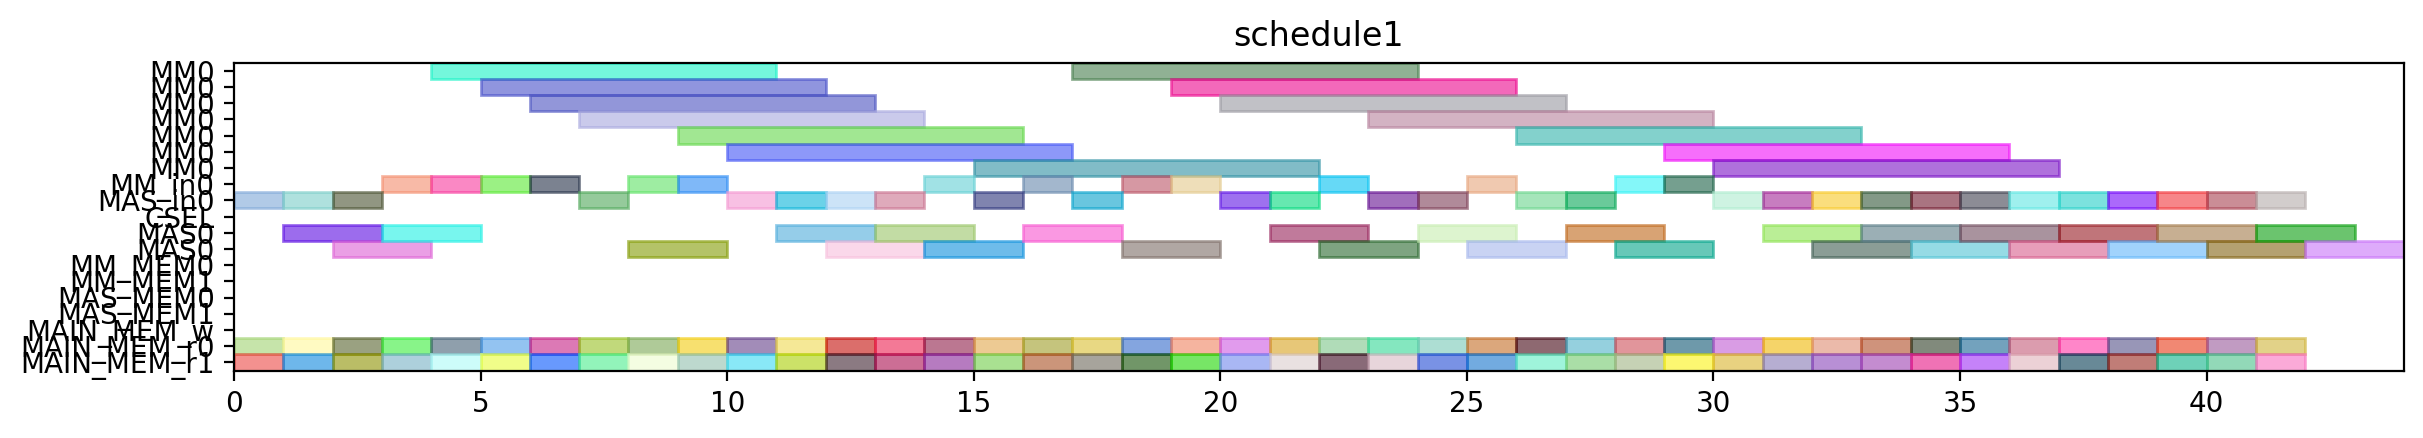

Python code for this plot:
from pyschedule import Scenario, solvers, plotters, alt


def solve():
	horizon = 157
	S = Scenario("schedule1", horizon=horizon)

	# resource
	MM = S.Resources('MM', num=1, size=7)
	MM_in = S.Resources('MM_in', num=1)
	MAS_in = S.Resources('MAS_in', num=1)
	CSEL = S.Resource('CSEL')
	MAS = S.Resources('MAS', num=1, size=2, periods=range(1, horizon))
	MM_MEM = S.Resources('MM_MEM', num=2)
	MAS_MEM = S.Resources('MAS_MEM', num=2)
	MAIN_MEM_w = S.Resource('MAIN_MEM_w', size=1)
	MAIN_MEM_r = S.Resources('MAIN_MEM_r', num=2)

	# result of previous scheduling
	t4_t50_in = S.Task('t4_t50_in', length=1, delay_cost=1)
	S += t4_t50_in >= 0
	t4_t50_in += MAS_in[0]

	t4_t50_mem0 = S.Task('t4_t50_mem0', length=1, delay_cost=1)
	S += t4_t50_mem0 >= 0
	t4_t50_mem0 += MAIN_MEM_r[0]

	t4_t50_mem1 = S.Task('t4_t50_mem1', length=1, delay_cost=1)
	S += t4_t50_mem1 >= 0
	t4_t50_mem1 += MAIN_MEM_r[1]

	t1_t2_in = S.Task('t1_t2_in', length=1, delay_cost=1)
	S += t1_t2_in >= 1
	t1_t2_in += MAS_in[0]

	t1_t2_mem0 = S.Task('t1_t2_mem0', length=1, delay_cost=1)
	S += t1_t2_mem0 >= 1
	t1_t2_mem0 += MAIN_MEM_r[0]

	t1_t2_mem1 = S.Task('t1_t2_mem1', length=1, delay_cost=1)
	S += t1_t2_mem1 >= 1
	t1_t2_mem1 += MAIN_MEM_r[1]

	t4_t50 = S.Task('t4_t50', length=2, delay_cost=1)
	S += t4_t50 >= 1
	t4_t50 += MAS[0]

	t1_t2 = S.Task('t1_t2', length=2, delay_cost=1)
	S += t1_t2 >= 2
	t1_t2 += MAS[0]

	t4_t2_t2_in = S.Task('t4_t2_t2_in', length=1, delay_cost=1)
	S += t4_t2_t2_in >= 2
	t4_t2_t2_in += MAS_in[0]

	t4_t2_t2_mem0 = S.Task('t4_t2_t2_mem0', length=1, delay_cost=1)
	S += t4_t2_t2_mem0 >= 2
	t4_t2_t2_mem0 += MAIN_MEM_r[0]

	t4_t2_t2_mem1 = S.Task('t4_t2_t2_mem1', length=1, delay_cost=1)
	S += t4_t2_t2_mem1 >= 2
	t4_t2_t2_mem1 += MAIN_MEM_r[1]

	t4_t0_t1_in = S.Task('t4_t0_t1_in', length=1, delay_cost=1)
	S += t4_t0_t1_in >= 3
	t4_t0_t1_in += MM_in[0]

	t4_t0_t1_mem0 = S.Task('t4_t0_t1_mem0', length=1, delay_cost=1)
	S += t4_t0_t1_mem0 >= 3
	t4_t0_t1_mem0 += MAIN_MEM_r[0]

	t4_t0_t1_mem1 = S.Task('t4_t0_t1_mem1', length=1, delay_cost=1)
	S += t4_t0_t1_mem1 >= 3
	t4_t0_t1_mem1 += MAIN_MEM_r[1]

	t4_t2_t2 = S.Task('t4_t2_t2', length=2, delay_cost=1)
	S += t4_t2_t2 >= 3
	t4_t2_t2 += MAS[0]

	t4_t0_t1 = S.Task('t4_t0_t1', length=7, delay_cost=1)
	S += t4_t0_t1 >= 4
	t4_t0_t1 += MM[0]

	t4_t2_t0_in = S.Task('t4_t2_t0_in', length=1, delay_cost=1)
	S += t4_t2_t0_in >= 4
	t4_t2_t0_in += MM_in[0]

	t4_t2_t0_mem0 = S.Task('t4_t2_t0_mem0', length=1, delay_cost=1)
	S += t4_t2_t0_mem0 >= 4
	t4_t2_t0_mem0 += MAIN_MEM_r[0]

	t4_t2_t0_mem1 = S.Task('t4_t2_t0_mem1', length=1, delay_cost=1)
	S += t4_t2_t0_mem1 >= 4
	t4_t2_t0_mem1 += MAIN_MEM_r[1]

	t2_t1_in = S.Task('t2_t1_in', length=1, delay_cost=1)
	S += t2_t1_in >= 5
	t2_t1_in += MM_in[0]

	t2_t1_mem0 = S.Task('t2_t1_mem0', length=1, delay_cost=1)
	S += t2_t1_mem0 >= 5
	t2_t1_mem0 += MAIN_MEM_r[0]

	t2_t1_mem1 = S.Task('t2_t1_mem1', length=1, delay_cost=1)
	S += t2_t1_mem1 >= 5
	t2_t1_mem1 += MAIN_MEM_r[1]

	t4_t2_t0 = S.Task('t4_t2_t0', length=7, delay_cost=1)
	S += t4_t2_t0 >= 5
	t4_t2_t0 += MM[0]

	t1_t0_in = S.Task('t1_t0_in', length=1, delay_cost=1)
	S += t1_t0_in >= 6
	t1_t0_in += MM_in[0]

	t1_t0_mem0 = S.Task('t1_t0_mem0', length=1, delay_cost=1)
	S += t1_t0_mem0 >= 6
	t1_t0_mem0 += MAIN_MEM_r[0]

	t1_t0_mem1 = S.Task('t1_t0_mem1', length=1, delay_cost=1)
	S += t1_t0_mem1 >= 6
	t1_t0_mem1 += MAIN_MEM_r[1]

	t2_t1 = S.Task('t2_t1', length=7, delay_cost=1)
	S += t2_t1 >= 6
	t2_t1 += MM[0]

	t1_t0 = S.Task('t1_t0', length=7, delay_cost=1)
	S += t1_t0 >= 7
	t1_t0 += MM[0]

	t4_t0_t2_in = S.Task('t4_t0_t2_in', length=1, delay_cost=1)
	S += t4_t0_t2_in >= 7
	t4_t0_t2_in += MAS_in[0]

	t4_t0_t2_mem0 = S.Task('t4_t0_t2_mem0', length=1, delay_cost=1)
	S += t4_t0_t2_mem0 >= 7
	t4_t0_t2_mem0 += MAIN_MEM_r[0]

	t4_t0_t2_mem1 = S.Task('t4_t0_t2_mem1', length=1, delay_cost=1)
	S += t4_t0_t2_mem1 >= 7
	t4_t0_t2_mem1 += MAIN_MEM_r[1]

	t4_t0_t2 = S.Task('t4_t0_t2', length=2, delay_cost=1)
	S += t4_t0_t2 >= 8
	t4_t0_t2 += MAS[0]

	t4_t1_t0_in = S.Task('t4_t1_t0_in', length=1, delay_cost=1)
	S += t4_t1_t0_in >= 8
	t4_t1_t0_in += MM_in[0]

	t4_t1_t0_mem0 = S.Task('t4_t1_t0_mem0', length=1, delay_cost=1)
	S += t4_t1_t0_mem0 >= 8
	t4_t1_t0_mem0 += MAIN_MEM_r[0]

	t4_t1_t0_mem1 = S.Task('t4_t1_t0_mem1', length=1, delay_cost=1)
	S += t4_t1_t0_mem1 >= 8
	t4_t1_t0_mem1 += MAIN_MEM_r[1]

	t4_t1_t0 = S.Task('t4_t1_t0', length=7, delay_cost=1)
	S += t4_t1_t0 >= 9
	t4_t1_t0 += MM[0]

	t4_t8_t0_in = S.Task('t4_t8_t0_in', length=1, delay_cost=1)
	S += t4_t8_t0_in >= 9
	t4_t8_t0_in += MM_in[0]

	t4_t8_t0_mem0 = S.Task('t4_t8_t0_mem0', length=1, delay_cost=1)
	S += t4_t8_t0_mem0 >= 9
	t4_t8_t0_mem0 += MAIN_MEM_r[0]

	t4_t8_t0_mem1 = S.Task('t4_t8_t0_mem1', length=1, delay_cost=1)
	S += t4_t8_t0_mem1 >= 9
	t4_t8_t0_mem1 += MAIN_MEM_r[1]

	t2_t2_in = S.Task('t2_t2_in', length=1, delay_cost=1)
	S += t2_t2_in >= 10
	t2_t2_in += MAS_in[0]

	t2_t2_mem0 = S.Task('t2_t2_mem0', length=1, delay_cost=1)
	S += t2_t2_mem0 >= 10
	t2_t2_mem0 += MAIN_MEM_r[0]

	t2_t2_mem1 = S.Task('t2_t2_mem1', length=1, delay_cost=1)
	S += t2_t2_mem1 >= 10
	t2_t2_mem1 += MAIN_MEM_r[1]

	t4_t8_t0 = S.Task('t4_t8_t0', length=7, delay_cost=1)
	S += t4_t8_t0 >= 10
	t4_t8_t0 += MM[0]

	t2_t2 = S.Task('t2_t2', length=2, delay_cost=1)
	S += t2_t2 >= 11
	t2_t2 += MAS[0]

	t4_t0_t3_in = S.Task('t4_t0_t3_in', length=1, delay_cost=1)
	S += t4_t0_t3_in >= 11
	t4_t0_t3_in += MAS_in[0]

	t4_t0_t3_mem0 = S.Task('t4_t0_t3_mem0', length=1, delay_cost=1)
	S += t4_t0_t3_mem0 >= 11
	t4_t0_t3_mem0 += MAIN_MEM_r[0]

	t4_t0_t3_mem1 = S.Task('t4_t0_t3_mem1', length=1, delay_cost=1)
	S += t4_t0_t3_mem1 >= 11
	t4_t0_t3_mem1 += MAIN_MEM_r[1]

	t4_t0_t3 = S.Task('t4_t0_t3', length=2, delay_cost=1)
	S += t4_t0_t3 >= 12
	t4_t0_t3 += MAS[0]

	t4_t40_in = S.Task('t4_t40_in', length=1, delay_cost=1)
	S += t4_t40_in >= 12
	t4_t40_in += MAS_in[0]

	t4_t40_mem0 = S.Task('t4_t40_mem0', length=1, delay_cost=1)
	S += t4_t40_mem0 >= 12
	t4_t40_mem0 += MAIN_MEM_r[0]

	t4_t40_mem1 = S.Task('t4_t40_mem1', length=1, delay_cost=1)
	S += t4_t40_mem1 >= 12
	t4_t40_mem1 += MAIN_MEM_r[1]

	t4_t1_t3_in = S.Task('t4_t1_t3_in', length=1, delay_cost=1)
	S += t4_t1_t3_in >= 13
	t4_t1_t3_in += MAS_in[0]

	t4_t1_t3_mem0 = S.Task('t4_t1_t3_mem0', length=1, delay_cost=1)
	S += t4_t1_t3_mem0 >= 13
	t4_t1_t3_mem0 += MAIN_MEM_r[0]

	t4_t1_t3_mem1 = S.Task('t4_t1_t3_mem1', length=1, delay_cost=1)
	S += t4_t1_t3_mem1 >= 13
	t4_t1_t3_mem1 += MAIN_MEM_r[1]

	t4_t40 = S.Task('t4_t40', length=2, delay_cost=1)
	S += t4_t40 >= 13
	t4_t40 += MAS[0]

	t4_t0_t0_in = S.Task('t4_t0_t0_in', length=1, delay_cost=1)
	S += t4_t0_t0_in >= 14
	t4_t0_t0_in += MM_in[0]

	t4_t0_t0_mem0 = S.Task('t4_t0_t0_mem0', length=1, delay_cost=1)
	S += t4_t0_t0_mem0 >= 14
	t4_t0_t0_mem0 += MAIN_MEM_r[0]

	t4_t0_t0_mem1 = S.Task('t4_t0_t0_mem1', length=1, delay_cost=1)
	S += t4_t0_t0_mem1 >= 14
	t4_t0_t0_mem1 += MAIN_MEM_r[1]

	t4_t1_t3 = S.Task('t4_t1_t3', length=2, delay_cost=1)
	S += t4_t1_t3 >= 14
	t4_t1_t3 += MAS[0]

	t4_t0_t0 = S.Task('t4_t0_t0', length=7, delay_cost=1)
	S += t4_t0_t0 >= 15
	t4_t0_t0 += MM[0]

	t4_t41_in = S.Task('t4_t41_in', length=1, delay_cost=1)
	S += t4_t41_in >= 15
	t4_t41_in += MAS_in[0]

	t4_t41_mem0 = S.Task('t4_t41_mem0', length=1, delay_cost=1)
	S += t4_t41_mem0 >= 15
	t4_t41_mem0 += MAIN_MEM_r[0]

	t4_t41_mem1 = S.Task('t4_t41_mem1', length=1, delay_cost=1)
	S += t4_t41_mem1 >= 15
	t4_t41_mem1 += MAIN_MEM_r[1]

	t4_t1_t1_in = S.Task('t4_t1_t1_in', length=1, delay_cost=1)
	S += t4_t1_t1_in >= 16
	t4_t1_t1_in += MM_in[0]

	t4_t1_t1_mem0 = S.Task('t4_t1_t1_mem0', length=1, delay_cost=1)
	S += t4_t1_t1_mem0 >= 16
	t4_t1_t1_mem0 += MAIN_MEM_r[0]

	t4_t1_t1_mem1 = S.Task('t4_t1_t1_mem1', length=1, delay_cost=1)
	S += t4_t1_t1_mem1 >= 16
	t4_t1_t1_mem1 += MAIN_MEM_r[1]

	t4_t41 = S.Task('t4_t41', length=2, delay_cost=1)
	S += t4_t41 >= 16
	t4_t41 += MAS[0]

	t1_t3_in = S.Task('t1_t3_in', length=1, delay_cost=1)
	S += t1_t3_in >= 17
	t1_t3_in += MAS_in[0]

	t1_t3_mem0 = S.Task('t1_t3_mem0', length=1, delay_cost=1)
	S += t1_t3_mem0 >= 17
	t1_t3_mem0 += MAIN_MEM_r[0]

	t1_t3_mem1 = S.Task('t1_t3_mem1', length=1, delay_cost=1)
	S += t1_t3_mem1 >= 17
	t1_t3_mem1 += MAIN_MEM_r[1]

	t4_t1_t1 = S.Task('t4_t1_t1', length=7, delay_cost=1)
	S += t4_t1_t1 >= 17
	t4_t1_t1 += MM[0]

	t1_t3 = S.Task('t1_t3', length=2, delay_cost=1)
	S += t1_t3 >= 18
	t1_t3 += MAS[0]

	t4_t8_t1_in = S.Task('t4_t8_t1_in', length=1, delay_cost=1)
	S += t4_t8_t1_in >= 18
	t4_t8_t1_in += MM_in[0]

	t4_t8_t1_mem0 = S.Task('t4_t8_t1_mem0', length=1, delay_cost=1)
	S += t4_t8_t1_mem0 >= 18
	t4_t8_t1_mem0 += MAIN_MEM_r[0]

	t4_t8_t1_mem1 = S.Task('t4_t8_t1_mem1', length=1, delay_cost=1)
	S += t4_t8_t1_mem1 >= 18
	t4_t8_t1_mem1 += MAIN_MEM_r[1]

	t2_t0_in = S.Task('t2_t0_in', length=1, delay_cost=1)
	S += t2_t0_in >= 19
	t2_t0_in += MM_in[0]

	t2_t0_mem0 = S.Task('t2_t0_mem0', length=1, delay_cost=1)
	S += t2_t0_mem0 >= 19
	t2_t0_mem0 += MAIN_MEM_r[0]

	t2_t0_mem1 = S.Task('t2_t0_mem1', length=1, delay_cost=1)
	S += t2_t0_mem1 >= 19
	t2_t0_mem1 += MAIN_MEM_r[1]

	t4_t8_t1 = S.Task('t4_t8_t1', length=7, delay_cost=1)
	S += t4_t8_t1 >= 19
	t4_t8_t1 += MM[0]

	t2_t0 = S.Task('t2_t0', length=7, delay_cost=1)
	S += t2_t0 >= 20
	t2_t0 += MM[0]

	t4_t51_in = S.Task('t4_t51_in', length=1, delay_cost=1)
	S += t4_t51_in >= 20
	t4_t51_in += MAS_in[0]

	t4_t51_mem0 = S.Task('t4_t51_mem0', length=1, delay_cost=1)
	S += t4_t51_mem0 >= 20
	t4_t51_mem0 += MAIN_MEM_r[0]

	t4_t51_mem1 = S.Task('t4_t51_mem1', length=1, delay_cost=1)
	S += t4_t51_mem1 >= 20
	t4_t51_mem1 += MAIN_MEM_r[1]

	t4_t2_t3_in = S.Task('t4_t2_t3_in', length=1, delay_cost=1)
	S += t4_t2_t3_in >= 21
	t4_t2_t3_in += MAS_in[0]

	t4_t2_t3_mem0 = S.Task('t4_t2_t3_mem0', length=1, delay_cost=1)
	S += t4_t2_t3_mem0 >= 21
	t4_t2_t3_mem0 += MAIN_MEM_r[0]

	t4_t2_t3_mem1 = S.Task('t4_t2_t3_mem1', length=1, delay_cost=1)
	S += t4_t2_t3_mem1 >= 21
	t4_t2_t3_mem1 += MAIN_MEM_r[1]

	t4_t51 = S.Task('t4_t51', length=2, delay_cost=1)
	S += t4_t51 >= 21
	t4_t51 += MAS[0]

	t1_t1_in = S.Task('t1_t1_in', length=1, delay_cost=1)
	S += t1_t1_in >= 22
	t1_t1_in += MM_in[0]

	t1_t1_mem0 = S.Task('t1_t1_mem0', length=1, delay_cost=1)
	S += t1_t1_mem0 >= 22
	t1_t1_mem0 += MAIN_MEM_r[0]

	t1_t1_mem1 = S.Task('t1_t1_mem1', length=1, delay_cost=1)
	S += t1_t1_mem1 >= 22
	t1_t1_mem1 += MAIN_MEM_r[1]

	t4_t2_t3 = S.Task('t4_t2_t3', length=2, delay_cost=1)
	S += t4_t2_t3 >= 22
	t4_t2_t3 += MAS[0]

	t1_t1 = S.Task('t1_t1', length=7, delay_cost=1)
	S += t1_t1 >= 23
	t1_t1 += MM[0]

	t4_t1_t2_in = S.Task('t4_t1_t2_in', length=1, delay_cost=1)
	S += t4_t1_t2_in >= 23
	t4_t1_t2_in += MAS_in[0]

	t4_t1_t2_mem0 = S.Task('t4_t1_t2_mem0', length=1, delay_cost=1)
	S += t4_t1_t2_mem0 >= 23
	t4_t1_t2_mem0 += MAIN_MEM_r[0]

	t4_t1_t2_mem1 = S.Task('t4_t1_t2_mem1', length=1, delay_cost=1)
	S += t4_t1_t2_mem1 >= 23
	t4_t1_t2_mem1 += MAIN_MEM_r[1]

	t2_t3_in = S.Task('t2_t3_in', length=1, delay_cost=1)
	S += t2_t3_in >= 24
	t2_t3_in += MAS_in[0]

	t2_t3_mem0 = S.Task('t2_t3_mem0', length=1, delay_cost=1)
	S += t2_t3_mem0 >= 24
	t2_t3_mem0 += MAIN_MEM_r[0]

	t2_t3_mem1 = S.Task('t2_t3_mem1', length=1, delay_cost=1)
	S += t2_t3_mem1 >= 24
	t2_t3_mem1 += MAIN_MEM_r[1]

	t4_t1_t2 = S.Task('t4_t1_t2', length=2, delay_cost=1)
	S += t4_t1_t2 >= 24
	t4_t1_t2 += MAS[0]

	t2_t3 = S.Task('t2_t3', length=2, delay_cost=1)
	S += t2_t3 >= 25
	t2_t3 += MAS[0]

	t4_t2_t1_in = S.Task('t4_t2_t1_in', length=1, delay_cost=1)
	S += t4_t2_t1_in >= 25
	t4_t2_t1_in += MM_in[0]

	t4_t2_t1_mem0 = S.Task('t4_t2_t1_mem0', length=1, delay_cost=1)
	S += t4_t2_t1_mem0 >= 25
	t4_t2_t1_mem0 += MAIN_MEM_r[0]

	t4_t2_t1_mem1 = S.Task('t4_t2_t1_mem1', length=1, delay_cost=1)
	S += t4_t2_t1_mem1 >= 25
	t4_t2_t1_mem1 += MAIN_MEM_r[1]

	t0_t3_in = S.Task('t0_t3_in', length=1, delay_cost=1)
	S += t0_t3_in >= 26
	t0_t3_in += MAS_in[0]

	t0_t3_mem0 = S.Task('t0_t3_mem0', length=1, delay_cost=1)
	S += t0_t3_mem0 >= 26
	t0_t3_mem0 += MAIN_MEM_r[0]

	t0_t3_mem1 = S.Task('t0_t3_mem1', length=1, delay_cost=1)
	S += t0_t3_mem1 >= 26
	t0_t3_mem1 += MAIN_MEM_r[1]

	t4_t2_t1 = S.Task('t4_t2_t1', length=7, delay_cost=1)
	S += t4_t2_t1 >= 26
	t4_t2_t1 += MM[0]

	t0_t2_in = S.Task('t0_t2_in', length=1, delay_cost=1)
	S += t0_t2_in >= 27
	t0_t2_in += MAS_in[0]

	t0_t2_mem0 = S.Task('t0_t2_mem0', length=1, delay_cost=1)
	S += t0_t2_mem0 >= 27
	t0_t2_mem0 += MAIN_MEM_r[0]

	t0_t2_mem1 = S.Task('t0_t2_mem1', length=1, delay_cost=1)
	S += t0_t2_mem1 >= 27
	t0_t2_mem1 += MAIN_MEM_r[1]

	t0_t3 = S.Task('t0_t3', length=2, delay_cost=1)
	S += t0_t3 >= 27
	t0_t3 += MAS[0]

	t0_t1_in = S.Task('t0_t1_in', length=1, delay_cost=1)
	S += t0_t1_in >= 28
	t0_t1_in += MM_in[0]

	t0_t1_mem0 = S.Task('t0_t1_mem0', length=1, delay_cost=1)
	S += t0_t1_mem0 >= 28
	t0_t1_mem0 += MAIN_MEM_r[0]

	t0_t1_mem1 = S.Task('t0_t1_mem1', length=1, delay_cost=1)
	S += t0_t1_mem1 >= 28
	t0_t1_mem1 += MAIN_MEM_r[1]

	t0_t2 = S.Task('t0_t2', length=2, delay_cost=1)
	S += t0_t2 >= 28
	t0_t2 += MAS[0]

	t0_t0_in = S.Task('t0_t0_in', length=1, delay_cost=1)
	S += t0_t0_in >= 29
	t0_t0_in += MM_in[0]

	t0_t0_mem0 = S.Task('t0_t0_mem0', length=1, delay_cost=1)
	S += t0_t0_mem0 >= 29
	t0_t0_mem0 += MAIN_MEM_r[0]

	t0_t0_mem1 = S.Task('t0_t0_mem1', length=1, delay_cost=1)
	S += t0_t0_mem1 >= 29
	t0_t0_mem1 += MAIN_MEM_r[1]

	t0_t1 = S.Task('t0_t1', length=7, delay_cost=1)
	S += t0_t1 >= 29
	t0_t1 += MM[0]

	t0_t0 = S.Task('t0_t0', length=7, delay_cost=1)
	S += t0_t0 >= 30
	t0_t0 += MM[0]


	# new tasks
	t4_t8_t2 = S.Task('t4_t8_t2', length=2, delay_cost=1)
	t4_t8_t2 += alt(MAS)
	t4_t8_t2_in = S.Task('t4_t8_t2_in', length=1, delay_cost=1)
	t4_t8_t2_in += alt(MAS_in)
	S += t4_t8_t2_in*MAS_in[0]<=t4_t8_t2*MAS[0]

	t4_t8_t2_mem0 = S.Task('t4_t8_t2_mem0', length=1, delay_cost=1)
	t4_t8_t2_mem0 += MAIN_MEM_r[0]
	S += t4_t8_t2_mem0 <= t4_t8_t2

	t4_t8_t2_mem1 = S.Task('t4_t8_t2_mem1', length=1, delay_cost=1)
	t4_t8_t2_mem1 += MAIN_MEM_r[1]
	S += t4_t8_t2_mem1 <= t4_t8_t2

	t4_t8_t3 = S.Task('t4_t8_t3', length=2, delay_cost=1)
	t4_t8_t3 += alt(MAS)
	t4_t8_t3_in = S.Task('t4_t8_t3_in', length=1, delay_cost=1)
	t4_t8_t3_in += alt(MAS_in)
	S += t4_t8_t3_in*MAS_in[0]<=t4_t8_t3*MAS[0]

	t4_t8_t3_mem0 = S.Task('t4_t8_t3_mem0', length=1, delay_cost=1)
	t4_t8_t3_mem0 += MAIN_MEM_r[0]
	S += t4_t8_t3_mem0 <= t4_t8_t3

	t4_t8_t3_mem1 = S.Task('t4_t8_t3_mem1', length=1, delay_cost=1)
	t4_t8_t3_mem1 += MAIN_MEM_r[1]
	S += t4_t8_t3_mem1 <= t4_t8_t3

	t70 = S.Task('t70', length=2, delay_cost=1)
	t70 += alt(MAS)
	t70_in = S.Task('t70_in', length=1, delay_cost=1)
	t70_in += alt(MAS_in)
	S += t70_in*MAS_in[0]<=t70*MAS[0]

	t70_mem0 = S.Task('t70_mem0', length=1, delay_cost=1)
	t70_mem0 += MAIN_MEM_r[0]
	S += t70_mem0 <= t70

	t70_mem1 = S.Task('t70_mem1', length=1, delay_cost=1)
	t70_mem1 += MAIN_MEM_r[1]
	S += t70_mem1 <= t70

	t71 = S.Task('t71', length=2, delay_cost=1)
	t71 += alt(MAS)
	t71_in = S.Task('t71_in', length=1, delay_cost=1)
	t71_in += alt(MAS_in)
	S += t71_in*MAS_in[0]<=t71*MAS[0]

	t71_mem0 = S.Task('t71_mem0', length=1, delay_cost=1)
	t71_mem0 += MAIN_MEM_r[0]
	S += t71_mem0 <= t71

	t71_mem1 = S.Task('t71_mem1', length=1, delay_cost=1)
	t71_mem1 += MAIN_MEM_r[1]
	S += t71_mem1 <= t71

	t80 = S.Task('t80', length=2, delay_cost=1)
	t80 += alt(MAS)
	t80_in = S.Task('t80_in', length=1, delay_cost=1)
	t80_in += alt(MAS_in)
	S += t80_in*MAS_in[0]<=t80*MAS[0]

	t80_mem0 = S.Task('t80_mem0', length=1, delay_cost=1)
	t80_mem0 += MAIN_MEM_r[0]
	S += t80_mem0 <= t80

	t80_mem1 = S.Task('t80_mem1', length=1, delay_cost=1)
	t80_mem1 += MAIN_MEM_r[1]
	S += t80_mem1 <= t80

	t81 = S.Task('t81', length=2, delay_cost=1)
	t81 += alt(MAS)
	t81_in = S.Task('t81_in', length=1, delay_cost=1)
	t81_in += alt(MAS_in)
	S += t81_in*MAS_in[0]<=t81*MAS[0]

	t81_mem0 = S.Task('t81_mem0', length=1, delay_cost=1)
	t81_mem0 += MAIN_MEM_r[0]
	S += t81_mem0 <= t81

	t81_mem1 = S.Task('t81_mem1', length=1, delay_cost=1)
	t81_mem1 += MAIN_MEM_r[1]
	S += t81_mem1 <= t81

	t90 = S.Task('t90', length=2, delay_cost=1)
	t90 += alt(MAS)
	t90_in = S.Task('t90_in', length=1, delay_cost=1)
	t90_in += alt(MAS_in)
	S += t90_in*MAS_in[0]<=t90*MAS[0]

	t90_mem0 = S.Task('t90_mem0', length=1, delay_cost=1)
	t90_mem0 += MAIN_MEM_r[0]
	S += t90_mem0 <= t90

	t90_mem1 = S.Task('t90_mem1', length=1, delay_cost=1)
	t90_mem1 += MAIN_MEM_r[1]
	S += t90_mem1 <= t90

	t91 = S.Task('t91', length=2, delay_cost=1)
	t91 += alt(MAS)
	t91_in = S.Task('t91_in', length=1, delay_cost=1)
	t91_in += alt(MAS_in)
	S += t91_in*MAS_in[0]<=t91*MAS[0]

	t91_mem0 = S.Task('t91_mem0', length=1, delay_cost=1)
	t91_mem0 += MAIN_MEM_r[0]
	S += t91_mem0 <= t91

	t91_mem1 = S.Task('t91_mem1', length=1, delay_cost=1)
	t91_mem1 += MAIN_MEM_r[1]
	S += t91_mem1 <= t91

	t100 = S.Task('t100', length=2, delay_cost=1)
	t100 += alt(MAS)
	t100_in = S.Task('t100_in', length=1, delay_cost=1)
	t100_in += alt(MAS_in)
	S += t100_in*MAS_in[0]<=t100*MAS[0]

	t100_mem0 = S.Task('t100_mem0', length=1, delay_cost=1)
	t100_mem0 += MAIN_MEM_r[0]
	S += t100_mem0 <= t100

	t100_mem1 = S.Task('t100_mem1', length=1, delay_cost=1)
	t100_mem1 += MAIN_MEM_r[1]
	S += t100_mem1 <= t100

	t101 = S.Task('t101', length=2, delay_cost=1)
	t101 += alt(MAS)
	t101_in = S.Task('t101_in', length=1, delay_cost=1)
	t101_in += alt(MAS_in)
	S += t101_in*MAS_in[0]<=t101*MAS[0]

	t101_mem0 = S.Task('t101_mem0', length=1, delay_cost=1)
	t101_mem0 += MAIN_MEM_r[0]
	S += t101_mem0 <= t101

	t101_mem1 = S.Task('t101_mem1', length=1, delay_cost=1)
	t101_mem1 += MAIN_MEM_r[1]
	S += t101_mem1 <= t101

	t5_t0_t2 = S.Task('t5_t0_t2', length=2, delay_cost=1)
	t5_t0_t2 += alt(MAS)
	t5_t0_t2_in = S.Task('t5_t0_t2_in', length=1, delay_cost=1)
	t5_t0_t2_in += alt(MAS_in)
	S += t5_t0_t2_in*MAS_in[0]<=t5_t0_t2*MAS[0]

	t5_t0_t2_mem0 = S.Task('t5_t0_t2_mem0', length=1, delay_cost=1)
	t5_t0_t2_mem0 += MAIN_MEM_r[0]
	S += t5_t0_t2_mem0 <= t5_t0_t2

	t5_t0_t2_mem1 = S.Task('t5_t0_t2_mem1', length=1, delay_cost=1)
	t5_t0_t2_mem1 += MAIN_MEM_r[1]
	S += t5_t0_t2_mem1 <= t5_t0_t2

	t5_t8_t2 = S.Task('t5_t8_t2', length=2, delay_cost=1)
	t5_t8_t2 += alt(MAS)
	t5_t8_t2_in = S.Task('t5_t8_t2_in', length=1, delay_cost=1)
	t5_t8_t2_in += alt(MAS_in)
	S += t5_t8_t2_in*MAS_in[0]<=t5_t8_t2*MAS[0]

	t5_t8_t2_mem0 = S.Task('t5_t8_t2_mem0', length=1, delay_cost=1)
	t5_t8_t2_mem0 += MAIN_MEM_r[0]
	S += t5_t8_t2_mem0 <= t5_t8_t2

	t5_t8_t2_mem1 = S.Task('t5_t8_t2_mem1', length=1, delay_cost=1)
	t5_t8_t2_mem1 += MAIN_MEM_r[1]
	S += t5_t8_t2_mem1 <= t5_t8_t2

	solvers.mip.solve(S,msg=1,kind='CPLEX',ratio_gap=1.01)

	solution = [['hoge']*len(S.solution()[1]) for i in range(len(S.solution()))]
	for i in range(len(S.solution())):
		for j in range(len(S.solution()[i])):
			solution[i][j]=str(S.solution()[i][j])
	print(solution)

	cycles = int(solution[-1][3])

	pic_file_name = "/mnt/rose/usr1/fukuda/ABE/multiRAM_multiMAS_16mux/scheduling_result/stage7MM1_stage2MAS1/SPARSE/schedule1.png"
	if(S.solution() != []):
		plotters.matplotlib.plot(S,img_filename=pic_file_name, show_task_labels=False, fig_size=(cycles*0.25+3, 2))

	return solution
